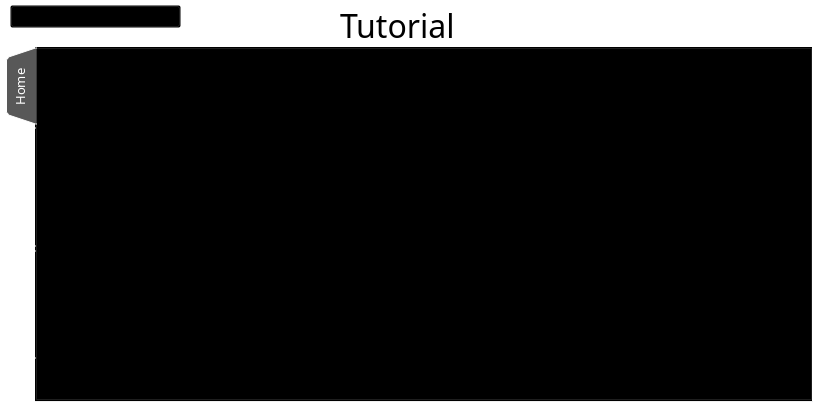
<?xml version="1.0" encoding="UTF-8"?>
<ui version="4.0">
 <class>TutorialWidget</class>
 <widget class="QWidget" name="TutorialWidget">
  <property name="geometry">
   <rect>
    <x>0</x>
    <y>0</y>
    <width>820</width>
    <height>411</height>
   </rect>
  </property>
  <property name="windowTitle">
   <string>Form</string>
  </property>
  <property name="styleSheet">
   <string notr="true">background: transparent;</string>
  </property>
  <widget class="QTabWidget" name="tabWidget">
   <property name="geometry">
    <rect>
     <x>5</x>
     <y>47</y>
     <width>808</width>
     <height>355</height>
    </rect>
   </property>
   <property name="palette">
    <palette>
     <active>
      <colorrole role="Button">
       <brush brushstyle="SolidPattern">
        <color alpha="0">
         <red>0</red>
         <green>0</green>
         <blue>0</blue>
        </color>
       </brush>
      </colorrole>
      <colorrole role="Base">
       <brush brushstyle="SolidPattern">
        <color alpha="0">
         <red>0</red>
         <green>0</green>
         <blue>0</blue>
        </color>
       </brush>
      </colorrole>
      <colorrole role="Window">
       <brush brushstyle="SolidPattern">
        <color alpha="0">
         <red>0</red>
         <green>0</green>
         <blue>0</blue>
        </color>
       </brush>
      </colorrole>
     </active>
     <inactive>
      <colorrole role="Button">
       <brush brushstyle="SolidPattern">
        <color alpha="0">
         <red>0</red>
         <green>0</green>
         <blue>0</blue>
        </color>
       </brush>
      </colorrole>
      <colorrole role="Base">
       <brush brushstyle="SolidPattern">
        <color alpha="0">
         <red>0</red>
         <green>0</green>
         <blue>0</blue>
        </color>
       </brush>
      </colorrole>
      <colorrole role="Window">
       <brush brushstyle="SolidPattern">
        <color alpha="0">
         <red>0</red>
         <green>0</green>
         <blue>0</blue>
        </color>
       </brush>
      </colorrole>
     </inactive>
     <disabled>
      <colorrole role="Button">
       <brush brushstyle="SolidPattern">
        <color alpha="0">
         <red>0</red>
         <green>0</green>
         <blue>0</blue>
        </color>
       </brush>
      </colorrole>
      <colorrole role="Base">
       <brush brushstyle="SolidPattern">
        <color alpha="0">
         <red>0</red>
         <green>0</green>
         <blue>0</blue>
        </color>
       </brush>
      </colorrole>
      <colorrole role="Window">
       <brush brushstyle="SolidPattern">
        <color alpha="0">
         <red>0</red>
         <green>0</green>
         <blue>0</blue>
        </color>
       </brush>
      </colorrole>
     </disabled>
    </palette>
   </property>
   <property name="font">
    <font>
     <family>Quicksand Book</family>
     <pointsize>10</pointsize>
     <kerning>true</kerning>
    </font>
   </property>
   <property name="focusPolicy">
    <enum>Qt::NoFocus</enum>
   </property>
   <property name="styleSheet">
    <string notr="true">QTabBar::tab{
	background-color: rgb(129, 129, 129);
	color: rgb(255, 255, 255);
	padding-top:20px;
	padding-bottom: 20px;
	padding-left: 5px;
	padding-right: 7px;
	margin: 1px;
	border-radius: 2px;
}


QTabBar::tab:selected{
	background-color: rgb(88, 88, 88);
}
</string>
   </property>
   <property name="tabPosition">
    <enum>QTabWidget::West</enum>
   </property>
   <property name="tabShape">
    <enum>QTabWidget::Triangular</enum>
   </property>
   <property name="currentIndex">
    <number>0</number>
   </property>
   <property name="usesScrollButtons">
    <bool>true</bool>
   </property>
   <property name="documentMode">
    <bool>false</bool>
   </property>
   <widget class="QWidget" name="home">
    <attribute name="title">
     <string>Home</string>
    </attribute>
    <widget class="QLabel" name="label">
     <property name="geometry">
      <rect>
       <x>210</x>
       <y>80</y>
       <width>431</width>
       <height>41</height>
      </rect>
     </property>
     <property name="font">
      <font>
       <family>Quicksand Book</family>
       <pointsize>22</pointsize>
      </font>
     </property>
     <property name="text">
      <string>Hi! My name is Nyansuke.</string>
     </property>
    </widget>
    <widget class="QLabel" name="label_2">
     <property name="geometry">
      <rect>
       <x>260</x>
       <y>110</y>
       <width>431</width>
       <height>41</height>
      </rect>
     </property>
     <property name="font">
      <font>
       <family>Quicksand Book</family>
       <pointsize>22</pointsize>
      </font>
     </property>
     <property name="text">
      <string>Do you need help?</string>
     </property>
    </widget>
    <widget class="QLabel" name="label_3">
     <property name="geometry">
      <rect>
       <x>210</x>
       <y>190</y>
       <width>431</width>
       <height>41</height>
      </rect>
     </property>
     <property name="font">
      <font>
       <family>Quicksand Book</family>
       <pointsize>22</pointsize>
      </font>
     </property>
     <property name="text">
      <string>Click the tabs for details!</string>
     </property>
    </widget>
    <widget class="QLabel" name="label_4">
     <property name="geometry">
      <rect>
       <x>170</x>
       <y>220</y>
       <width>431</width>
       <height>41</height>
      </rect>
     </property>
     <property name="font">
      <font>
       <family>Quicksand Book</family>
       <pointsize>22</pointsize>
      </font>
     </property>
     <property name="text">
      <string>Or press &lt;tab&gt; to switch tabs.</string>
     </property>
    </widget>
   </widget>
   <widget class="QWidget" name="nav">
    <attribute name="title">
     <string>Using Tasuke</string>
    </attribute>
    <widget class="QLabel" name="label_5">
     <property name="geometry">
      <rect>
       <x>130</x>
       <y>70</y>
       <width>431</width>
       <height>41</height>
      </rect>
     </property>
     <property name="font">
      <font>
       <family>Quicksand Book</family>
       <pointsize>22</pointsize>
      </font>
     </property>
     <property name="text">
      <string>slide show here</string>
     </property>
    </widget>
   </widget>
   <widget class="QWidget" name="commands">
    <attribute name="title">
     <string>Commands</string>
    </attribute>
    <widget class="QLabel" name="label_6">
     <property name="geometry">
      <rect>
       <x>190</x>
       <y>130</y>
       <width>431</width>
       <height>41</height>
      </rect>
     </property>
     <property name="font">
      <font>
       <family>Quicksand Book</family>
       <pointsize>22</pointsize>
      </font>
     </property>
     <property name="text">
      <string>another slide show here</string>
     </property>
    </widget>
   </widget>
  </widget>
  <widget class="QPushButton" name="pushButton">
   <property name="geometry">
    <rect>
     <x>10</x>
     <y>5</y>
     <width>171</width>
     <height>23</height>
    </rect>
   </property>
   <property name="font">
    <font>
     <family>Quicksand Bold</family>
     <pointsize>14</pointsize>
    </font>
   </property>
   <property name="focusPolicy">
    <enum>Qt::ClickFocus</enum>
   </property>
   <property name="text">
    <string>&lt; Back to Tasuke!</string>
   </property>
  </widget>
  <widget class="QLabel" name="title">
   <property name="geometry">
    <rect>
     <x>340</x>
     <y>5</y>
     <width>131</width>
     <height>41</height>
    </rect>
   </property>
   <property name="font">
    <font>
     <family>Quicksand Book</family>
     <pointsize>24</pointsize>
     <weight>9</weight>
     <italic>false</italic>
     <bold>false</bold>
    </font>
   </property>
   <property name="styleSheet">
    <string notr="true">font: 75 24pt &quot;Quicksand Book&quot;;
text-align: center;
background: transparent;</string>
   </property>
   <property name="text">
    <string>Tutorial</string>
   </property>
  </widget>
 </widget>
 <resources/>
 <connections/>
</ui>
